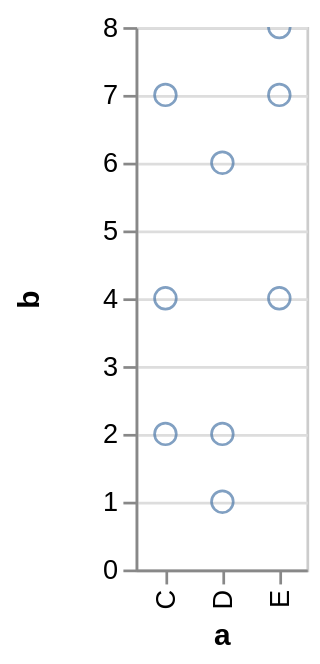

Here is the Vega-Lite specification saved for this chart:
### Vega specification from a JSON file in a GitHub repository (floating-point values rounded to 4 significant figures)
{"$schema": "https://vega.github.io/schema/vega/v3.0.json", "autosize": "pad", "padding": 5, "encode": {"update": {"stroke": {"value": "#ccc"}, "fill": {"value": "transparent"}}}, "data": [{"name": "source_0", "values": [{"a": "C", "b": 2}, {"a": "C", "b": 7}, {"a": "C", "b": 4}, {"a": "D", "b": 1}, {"a": "D", "b": 2}, {"a": "D", "b": 6}, {"a": "E", "b": 8}, {"a": "E", "b": 4}, {"a": "E", "b": 7}]}, {"name": "data_0", "source": "source_0", "transform": [{"type": "formula", "expr": "toNumber(datum[\"b\"])", "as": "b"}, {"type": "filter", "expr": "datum[\"b\"] !== null && !isNaN(datum[\"b\"])"}]}], "signals": [{"name": "plotname_x_step", "value": 21}, {"name": "width", "update": "bandspace(domain('plotname_x').length, 1, 0.5) * plotname_x_step"}, {"name": "height", "update": "200"}], "marks": [{"name": "plotname_marks", "type": "symbol", "clip": true, "role": "point", "from": {"data": "data_0"}, "encode": {"update": {"x": {"scale": "plotname_x", "field": "a"}, "y": {"scale": "plotname_y", "field": "b"}, "stroke": {"value": "#4c78a8"}, "fill": {"value": "transparent"}, "opacity": {"value": 0.7}}}}], "scales": [{"name": "plotname_x", "type": "point", "domain": {"data": "data_0", "field": "a", "sort": true}, "range": {"step": {"signal": "plotname_x_step"}}, "round": true, "padding": 0.5}, {"name": "plotname_y", "type": "linear", "domain": {"data": "data_0", "field": "b"}, "range": [{"signal": "height"}, 0], "round": true, "nice": true, "zero": true}], "axes": [{"scale": "plotname_x", "orient": "bottom", "tickCount": 5, "title": "a", "zindex": 1, "encode": {"labels": {"update": {"angle": {"value": 270}, "align": {"value": "right"}, "baseline": {"value": "middle"}}}}}, {"scale": "plotname_y", "maxExtent": 30, "minExtent": 30, "orient": "left", "title": "b", "zindex": 1}, {"scale": "plotname_y", "domain": false, "grid": true, "labels": false, "orient": "left", "ticks": false, "zindex": 0, "gridScale": "plotname_x"}], "config": {"axis": {"quantitativeExtent": 30}}}
